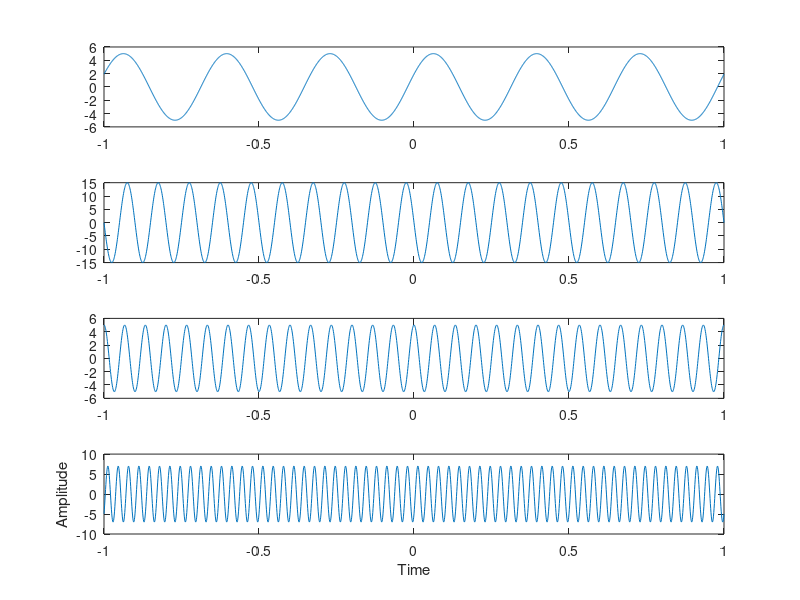
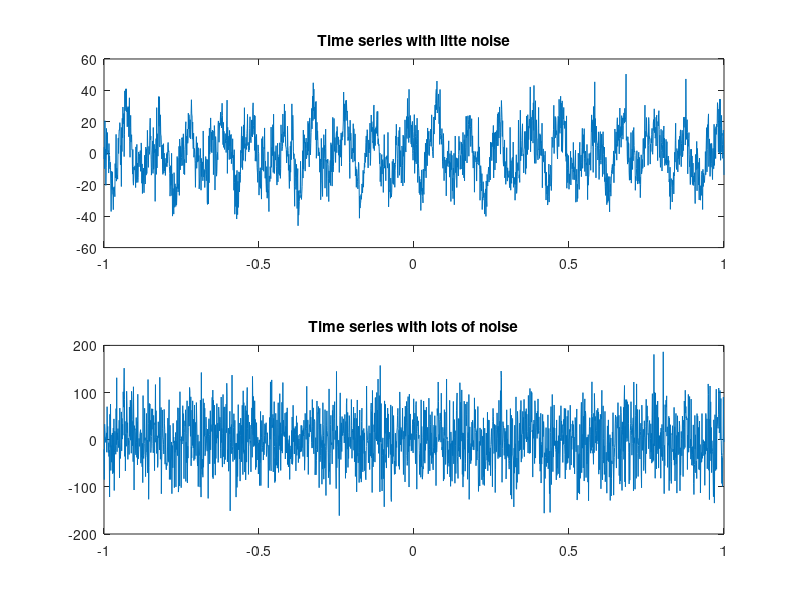
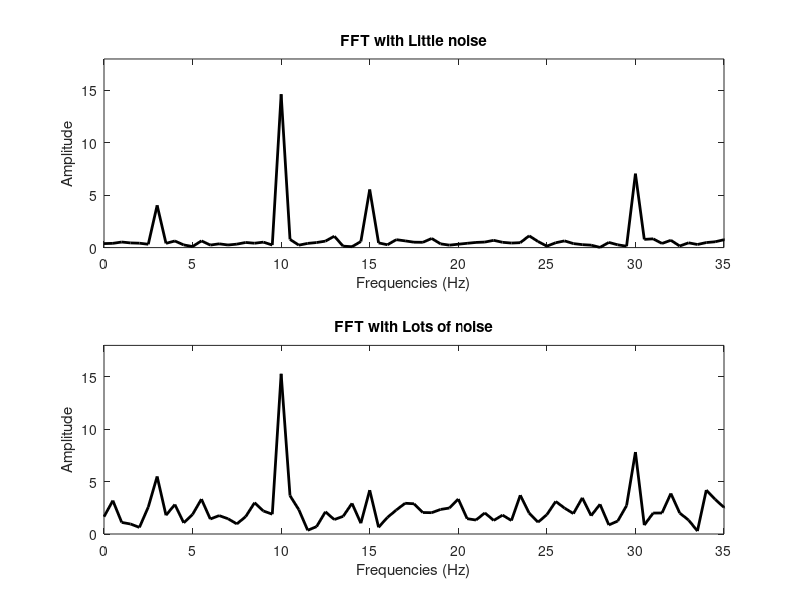

These charts were generated, in order, by the following MATLAB code:
%%%%%%%% Problem set: Spectral analyses %%%%%%%%%%

%% 1. Generate 10 seconds of data at 1 Hz, comprising 4 sine waves with
% different frequencies (1-30 Hz) and different amplitudes

srate = 1000;
frex = [3 10 15 30];
amplit = [5 15 5 7];
phases = [pi/8 pi pi/2 -pi/4];
time = -1:1/srate:1;
pnts = length(time);
% Create sine waves
sine_waves =  zeros(length(frex),length(time));

for fi=1:length(frex)
    sine_waves(fi,:) = amplit(fi) * sin(2*pi*time*frex(fi) + phases(fi));
end

littleNoise = randn(size(time)) * 10;
lotsofNoise = randn(size(time)) * 50;

figure(1), clf

for snum=1:4
    subplot(4,1,snum)
    plot(time,sine_waves(snum,:))
end
xlabel("Time"), ylabel("Amplitude")

% Plot summed sine waves with little noise
figure(2), clf
subplot(211)
plot(time, sum(sine_waves)+littleNoise)
title('Time series with litte noise')

subplot(212)
plot(time, sum(sine_waves)+lotsofNoise)
title('Time series with lots of noise')

%% 2. Compute the power spectrum of the simulated time series (use FFT)

figure(3), clf

for noisei=1:2
    % FFT
    if noisei==1
        f = fft(sum(sine_waves,1)+littleNoise)/pnts;
    else
        f = fft(sum(sine_waves,1)+lotsofNoise)/pnts;
    end
    % compute frequencies in Hz
    hz = linspace(0,srate,pnts);
    % plot the amplitude spectrum
    
    subplot(2,1,noisei)
    plot(hz,2*abs(f),'k','linew',2)
    xlabel('Frequencies (Hz)'), ylabel('Amplitude')
    set(gca,'xlim',[0 35], 'ylim', [0 max(amplit)*1.2])

    if noisei==1
        title('FFT with Little noise')
    else
        title('FFT with Lots of noise')
    end
end
